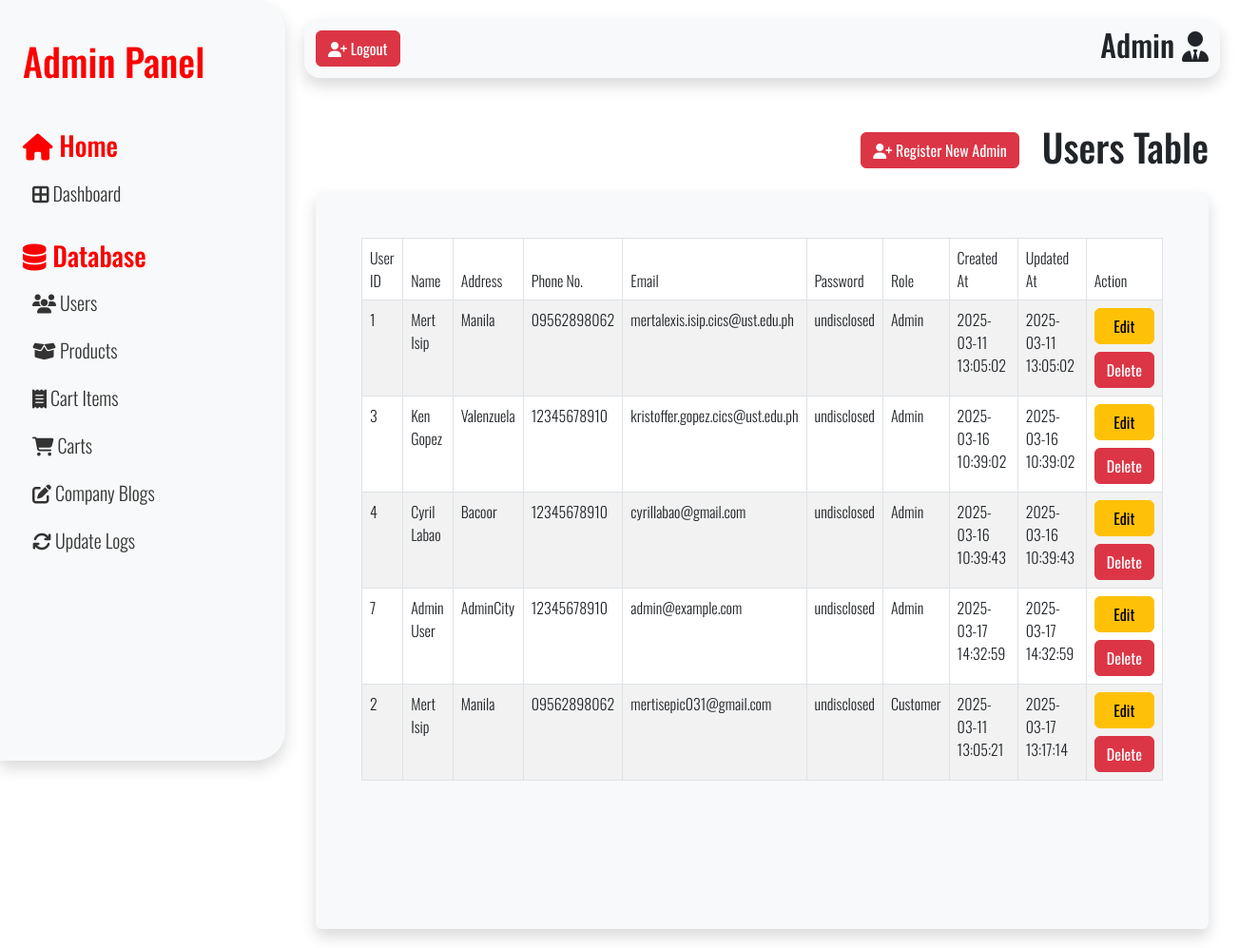
The app's page /src/adminIndex.php?page=users (signed in), older data.
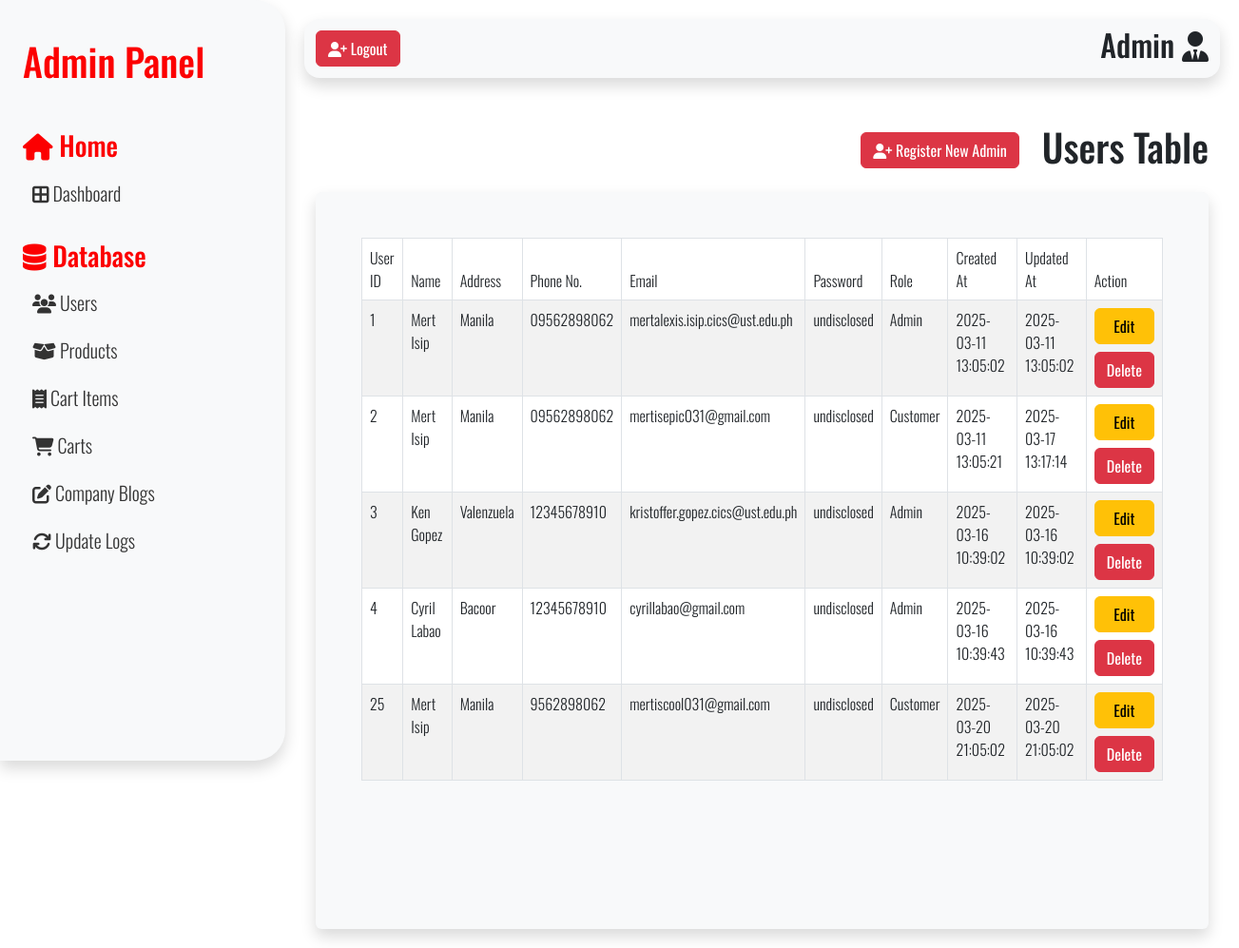
The same page, newer data.
### tables this page shows
CREATE TABLE `users_tbl` (
  `userID` int(11) NOT NULL AUTO_INCREMENT,
  `userFname` varchar(50) NOT NULL,
  `userLname` varchar(50) NOT NULL,
  `userAdd` varchar(100) NOT NULL,
  `userPhone` varchar(11) NOT NULL,
  `userEmail` varchar(50) NOT NULL,
  `userPass` varchar(255) NOT NULL,
  `roleID` int(11) DEFAULT NULL,
  `otp` int(11) NOT NULL,
  `status` varchar(50) NOT NULL,
  `failedAttempts` int(11) NOT NULL DEFAULT 0,
  `lockedUntil` datetime DEFAULT NULL,
  `createdAt` datetime NOT NULL DEFAULT current_timestamp(),
  `updatedAt` datetime NOT NULL DEFAULT current_timestamp(),
  PRIMARY KEY (`userID`),
  UNIQUE KEY `userEmail` (`userEmail`),
  KEY `userRoleFK` (`roleID`) USING BTREE,
  CONSTRAINT `userRoleFK` FOREIGN KEY (`roleID`) REFERENCES `roles_tbl` (`roleID`) ON DELETE SET NULL ON UPDATE NO ACTION
);

CREATE TABLE `roles_tbl` (
  `roleID` int(11) NOT NULL AUTO_INCREMENT,
  `roleName` varchar(50) NOT NULL,
  `createdAt` datetime NOT NULL DEFAULT current_timestamp(),
  `updatedAt` datetime NOT NULL DEFAULT current_timestamp(),
  PRIMARY KEY (`roleID`),
  UNIQUE KEY `roleName` (`roleName`)
);

### src/adminPages/usersTable.php (the view, shortened to what this page needs)
<?php
require_once 'weltz_dbconnect.php';
$usersSQL = "SELECT users_tbl.userID, users_tbl.userFname, users_tbl.userLname, users_tbl.userAdd, users_tbl.userPhone, users_tbl.userEmail, users_tbl.userPass, roles_tbl.roleName AS role, users_tbl.createdAt, users_tbl.updatedAt
            FROM users_tbl
            JOIN roles_tbl ON users_tbl.roleID = roles_tbl.roleID";
$usersSQLResult = $conn->query($usersSQL);
?>
<div class="userTableHeader mb-3 d-flex justify-content-end align-items-center gap-3">
    <button type="button" id="sidebarCollapse" class="btn btn-danger me-2" data-bs-toggle="modal" data-bs-target="#regNewAdmin">
        <i class="fa-solid fa-user-plus"></i> Register New Admin
    </button>
    <h1>Users Table</h1>
</div>
<div class="table-container container-fluid bg-light p-5 rounded shadow">
    <table id="myTable" class="table table-bordered table-striped">
        <thead>
            <tr>
                <th>User ID</th>
                <th>Name</th>
                <th>Address</th>
                <th>Phone No.</th>
                <th>Email</th>
                <th>Password</th>
                <th>Role</th>
                <th>Created At</th>
                <th>Updated At</th>
                <th>Action</th>
            </tr>
        </thead>
        <tbody>
            <?php
            if ($usersSQLResult->num_rows > 0) {
                while ($row = $usersSQLResult->fetch_assoc()) {
            ?>
                    <tr>
                        <td><?php echo $row['userID'] ?></td>
                        <td><?php echo  $row['userFname'] . " " . $row['userLname'] ?></td>
                        <td><?php echo  $row['userAdd'] ?></td>
                        <td><?php echo  $row['userPhone'] ?></td>
                        <td><?php echo  $row['userEmail'] ?></td>
                        <td>undisclosed</td>
                        <td><?php echo  $row['role'] ?></td>
                        <td><?php echo  $row['createdAt'] ?></td>
                        <td><?php echo  $row['updatedAt'] ?></td>
                        <td>
                            <div class='d-grid gap-2'>
                                <button class='editUserBtn btn btn-warning' data-bs-toggle="modal" data-bs-target="#editUser">Edit</button>
                                <button class='delUserBtn btn btn-danger' data-bs-toggle="modal" data-bs-target="#deleteUserModal">Delete</button>
                            </div>
                        </td>
                    </tr>
                <?php
                }
            } else {
                ?>
                <h1 class="text-center">No users found</h1>
            <?php
            }
            ?>
        </tbody>
    </table>
</div>

Row changes from the older to the newer data that the page shows:
removed users_tbl: userID "7", userFname "Admin", userLname "User", userAdd "AdminCity", userPhone "12345678910", userEmail "admin@example.com", roleID.roleName "Admin", createdAt "2025-03-17 14:32:59", updatedAt "2025-03-17 14:32:59"
shown differently, row unchanged: users_tbl "mertisepic031@gmail.com": moves up the list
added users_tbl: userID "25", userFname "Mert", userLname "Isip", userAdd "Manila", userPhone "9562898062", userEmail "mertiscool031@gmail.com", roleID.roleName "Customer", createdAt "2025-03-20 21:05:02", updatedAt "2025-03-20 21:05:02"
